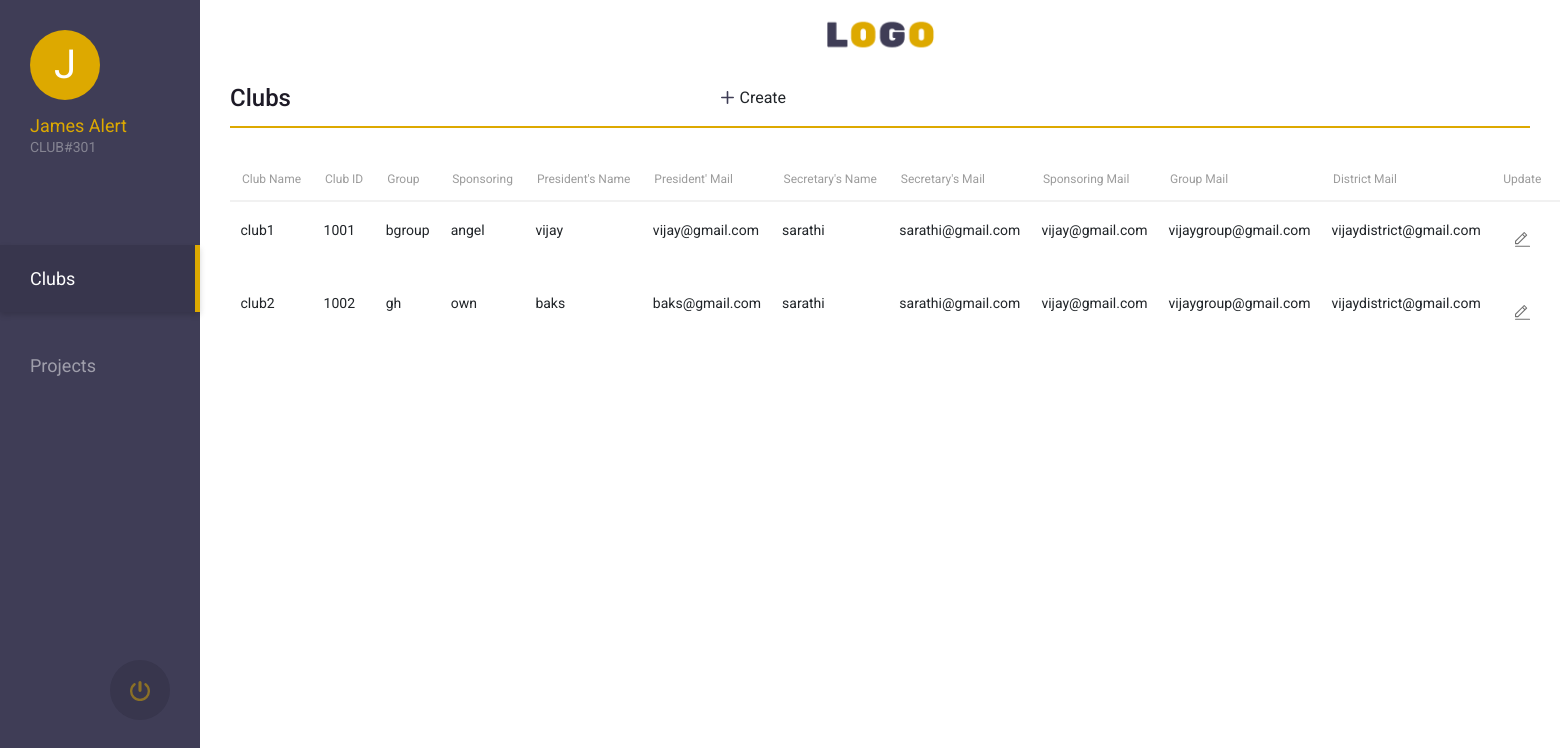
The app's page /home/ (signed in) with its own data.
### clubadmin/models.py (models this page shows)
class Clubs(models.Model):
    ClubName =  models.CharField(max_length=200,null=True)
    ClubID   =  models.IntegerField(null=True)
    Group   =   models.CharField(max_length=200,null=True)
    Sponsoring  =   models.CharField(max_length=200,null=True)
    President_Name  =   models.CharField(max_length=200,null=True)
    President_Mail  =   models.EmailField(null=True)
    Secretary_Name  =   models.CharField(max_length=200,null=True)
    Secretary_Mail  =   models.EmailField(null=True)
    Username    =   models.CharField(max_length=200,null=True)
    Password    =   models.CharField(max_length=32,null=True)
    Sponsoring_Mail =   models.EmailField(null=True)
    Group_Mail  =   models.EmailField(null=True)
    District_Mail   =   models.EmailField(null=True)
    Registered_Date =   models.DateTimeField(auto_now_add=True,null=True)

### clubadmin/decorators.py (the view)
    def wrapper_function(request,*args,**kwargs):
        group = None
        if request.user.groups.exists():
            group=request.user.groups.all()[0].name
        if group == 'customer':
            return redirect('projecthome')
        if group == 'admin':
            return view_func(request,*args,**kwargs)

### clubadmin/views.py (called while the page is built)
@login_required(login_url='login')
@admin_only
def clublist(request):
    clubs=Clubs.objects.all()
    return  render(request,'admintemplates/clubs.html',{'clubs':clubs})

### clubadmin/templates/admintemplates/clubs.html (shortened to what this page needs)
{% load static %}
<!DOCTYPE html>
<html lang="en">
<head>
    <link rel="stylesheet" href="{% static '/assets/css/bootstrap.min.css' %}">
    <link rel="stylesheet" href="{% static '/assets/css/custom.css' %}">
    <link rel="stylesheet" href="{% static '/assets/css/responsive.css' %}">
</head>
<body>
    <div class="wrapper">
        <nav class="sidebar">
            <div class="user_profile">
                <span class="first_letter">J</span>
                <h6 class="user_name">James Alert</h6>
                <p class="ClubID">CLUB#301</p>
            </div>
            <ul class="list-unstyled nav_menu">
                <li class="nav_list">
                    <a class="active" href="#">Clubs</a>
                </li>
                <li class="nav_list">
                    <a href="#">Projects</a>
                </li>
            </ul>
            <form class="form-md w-100" id="logout" action="{% url 'logout'%}">
            <button class="btn btn_logout">
            </button>
        </form>
        </nav>
        <div class="page_content">
            <header class="text-center">
                <img src="{% static 'assets/img/LOGO.png' %}" alt="Logo">
            </header>
            <div class="page_content_wrapper">
                <div class="page_title">
                    <h1>Clubs</h1>
                    <form class="form-md w-100" id="register-form" action="{% url 'clubregister'%}">
                    <button class="btn btn_title" type='submit'>
                        <svg xmlns="http://www.w3.org/2000/svg" width="13" height="13" viewBox="0 0 13 13">
                            <path
                                d="M12.188,5.688H7.313V.813a.812.812,0,1,0-1.625,0V5.688H.813a.812.812,0,1,0,0,1.625H5.688v4.875a.812.812,0,1,0,1.625,0V7.313h4.875a.812.812,0,1,0,0-1.625Z"
                                transform="translate(0 -0.001)" fill="#3f3d56" fill-rule="evenodd" /></svg>
                        Create
                    </button>
                    </form>
                </div>
                <table class="table table_conatiner">
                    <thead>
                        <th>Club Name</th>
                        <th>Club ID</th>
                        <th>Group</th>
                        <th>Sponsoring</th>
                        <th>President's Name</th>
                        <th>President' Mail</th>
                        <th>Secretary's Name</th>
                        <th>Secretary's Mail</th>
                        <th>Sponsoring Mail</th>
                        <th>Group Mail</th>
                        <th>District Mail</th>
                        <th>Update</th>
                        <th>Delete</th>
                                        </thead>
                    <tbody>
                        {% for i in clubs %}
                        <tr>
                            <td>{{i.ClubName}}</td>
                            <td>{{i.ClubID}}</td>
                            <td>{{i.Group}}</td>
                            <td>{{i.Sponsoring}}</td>
                            <td>{{i.President_Name}}</td>
                            <td>{{i.President_Mail}}</td>
                            <td>{{i.Secretary_Name}}</td>
                            <td>{{i.Secretary_Mail}}</td>
                            <td>{{i.Sponsoring_Mail}}</td>
                            <td>{{i.Group_Mail}}</td>
                            <td>{{i.District_Mail}}</td>
                            <td>
                                    <button class="btn btn_edit">
                                    </button>
                            </td>
                            <td>
                             </td>
                        </tr>
                        {% endfor %}
                    </tbody>
                </table>
            </div>
        </div>
    </div>
</body>
</html>

### static/assets/css/custom.css (style rules this page uses)
body { font-family: 'Roboto', sans-serif; color: #1D1A26; font-size: 16px; font-weight: 400; }
.form-md { padding: 0 30px; margin-left: auto; margin-right: auto; max-width: 500px; }
.sidebar { min-width: 200px; max-width: 200px; z-index: 1; height: 100%; position: fixed; background: #3F3D56; color: #fff; transition: all 0.3s; }
.page_content { position: absolute; top: 0; right: 0; width: calc(100% - 200px); min-height: 100vh; padding: 0 30px 80px; }
.nav_menu { padding-bottom: 80px; }
.nav_list a { color: rgba(255, 255, 255, 0.5); text-decoration: none !important; padding: 20px 30px; display: block; font-size: 18px; margin-bottom: 20px; }
.nav_list a.active { background-color: #38364D; color: #fff; border-right: 5px solid #dda900; box-shadow: 0 3px 6px rgba(0, 0, 0, 0.16); }
.btn_logout { position: absolute; right: 30px; bottom: 80px; width: 60px; height: 60px; border-radius: 50%; padding: 0; background-color: #38364D; }
.table thead th { font-size: 12px; font-weight: 400; color: #9c9c9c; white-space: nowrap; border-top: 0; border-bottom: 2px solid #F1F1F1; }
.table tbody td { position: relative; border-top: 0; font-size: 14px; padding: 1.25em 0.75em; }
.user_profile { padding: 30px; margin-bottom: 45px; }
.first_letter { display: inline-flex; align-items: center; justify-content: center; width: 70px; height: 70px; background-color: #dda900; border-radius: 50%; font-size: 40px; }
.user_name { color: #DDA900; margin: 15px 0 0; font-size: 18px; font-weight: 400; }
.ClubID { font-size: 14px; color: #858492; margin-bottom: 0.8rem; }
header { height: 70px; display: flex; align-items: center; justify-content: center; margin: 0 -30px; padding: 0 30px; }
header img { width: 110px; }
.page_title { display: flex; align-items: center; justify-content: space-between; padding: 10px 0; margin-bottom: 30px; border-bottom: 2px solid #dda900; }
.page_title h1 { font-size: 24px; font-weight: 500; margin-bottom: 0; }
.btn_title { background-color: #fff; border-radius: 20px; padding: 5px 20px; margin-left: 10px; display: flex; align-items: center; }
.btn_title svg, .btn_secondary svg { margin-top: -2px; margin-right: 5px; }

### records on screen
Clubs: ClubName "club1", ClubID "1001", Group "bgroup", Sponsoring "angel", President_Name "vijay", President_Mail "vijay@gmail.com", Secretary_Name "sarathi", Secretary_Mail "sarathi@gmail.com", Sponsoring_Mail "vijay@gmail.com", Group_Mail "vijaygroup@gmail.com", District_Mail "vijaydistrict@gmail.com"
Clubs: ClubName "club2", ClubID "1002", Group "gh", Sponsoring "own", President_Name "baks", President_Mail "baks@gmail.com", Secretary_Name "sarathi", Secretary_Mail "sarathi@gmail.com", Sponsoring_Mail "vijay@gmail.com", Group_Mail "vijaygroup@gmail.com", District_Mail "vijaydistrict@gmail.com"
